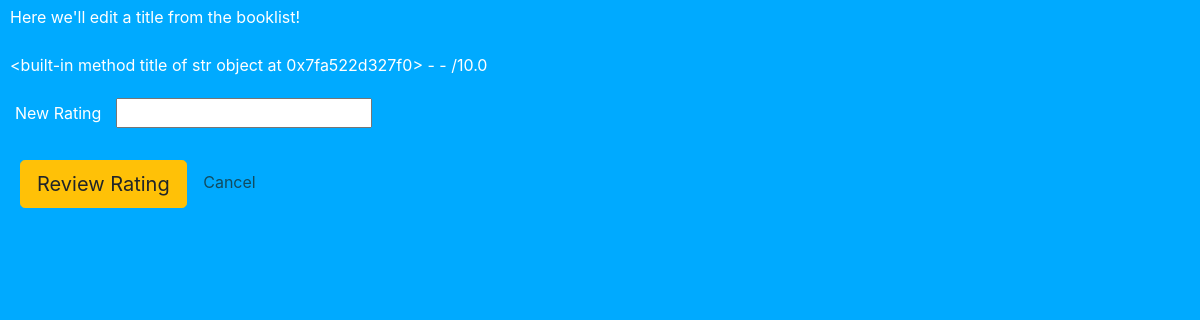
Page /edit/2 on the earlier database version.
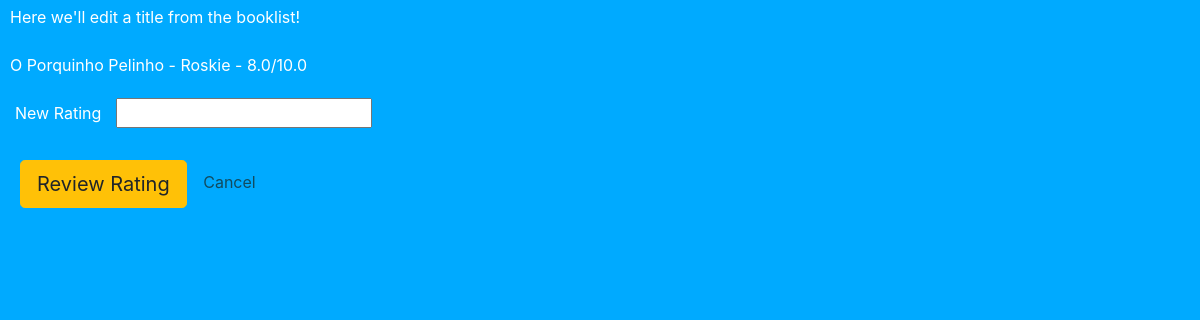
Same page on the later database version.
### main.py (models this page shows)
class Book(db.Model):
    bookid = db.Column(db.Integer, primary_key=True)
    title = db.Column(db.String(250), unique=True, nullable=False)
    author = db.Column(db.String(250), nullable=False)
    review = db.Column(db.Float, nullable=False)

### main.py (the view, shortened to what this page needs)
@app.route('/edit/<link_id>', methods=["GET", "POST"])
def edit(link_id):
    books = query_books()
    selected_book = find_book(books, link_id)
    if request.method == "GET":
        return render_template("edit.html", book=selected_book)

### main.py (called while the page is built)
def query_books():
    all_books = []
    books = db.session.query(Book).all()
    for book in books:
        book_info = {
            "bookid": book.bookid,
            "title": book.title,
            "author": book.author,
            "rating": book.review,
        }
        all_books.append(book_info)
    return all_books

def find_book(books, link_id):
    for book in books:
        print(books)
        print(link_id)
        if book['bookid'] == int(link_id):
            selected_book = book
            print(selected_book['title'])
            return selected_book
    return "Book not found"

### templates/edit.html (shortened to what this page needs)
<!DOCTYPE html>
<html lang="en">
<head>
    <link rel="stylesheet"
          href="https://cdn.jsdelivr.net/npm/bootstrap@4.3.1/dist/css/bootstrap.min.css"
>
    <link rel="stylesheet" href="/static/style.css">
</head>
<body>
    <p>Here we'll edit a title from the booklist!</p>
    <p class="bookinfo">{{ book["title"] }} - {{ book["author"] }} - {{ book["rating"] }}/10.0</p>
        <form action="" method="POST">
        <label>New Rating</label>
        <input type="text" name="rating">
        <br>
        <br>
        <button type="submit" class="btn btn-warning btn-lg">Review Rating</button>
        <a href="/">Cancel</a>
        </form>
</body>
</html>

Differences in the rows shown:
added Book: title "O Porquinho Pelinho", author "Roskie", rating "8.0"
Other differences:
{{ book["title"] }}: "<built-in method title of str object at 0x7fa522d327f0>" → (not shown)
